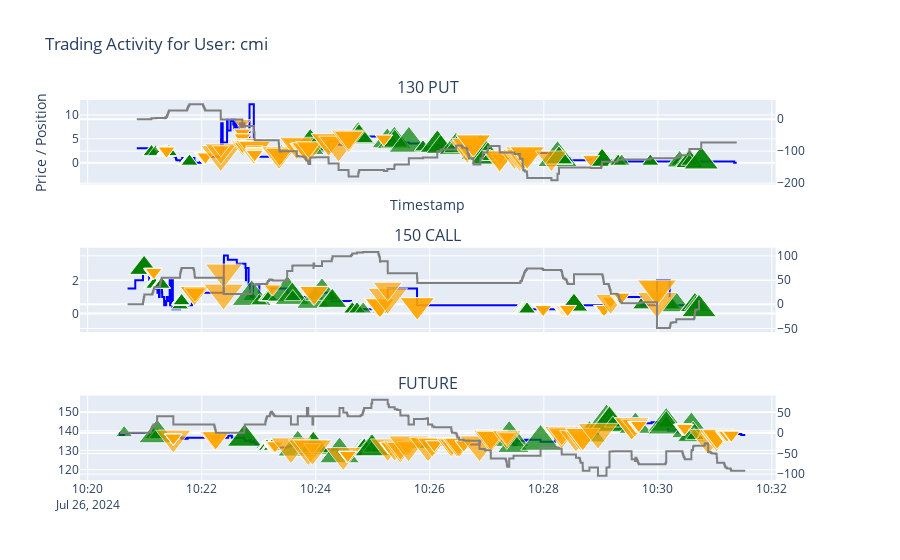

Source (notebook cell):
### Code cell
show_trading_per_user(round_2, "cmi")
